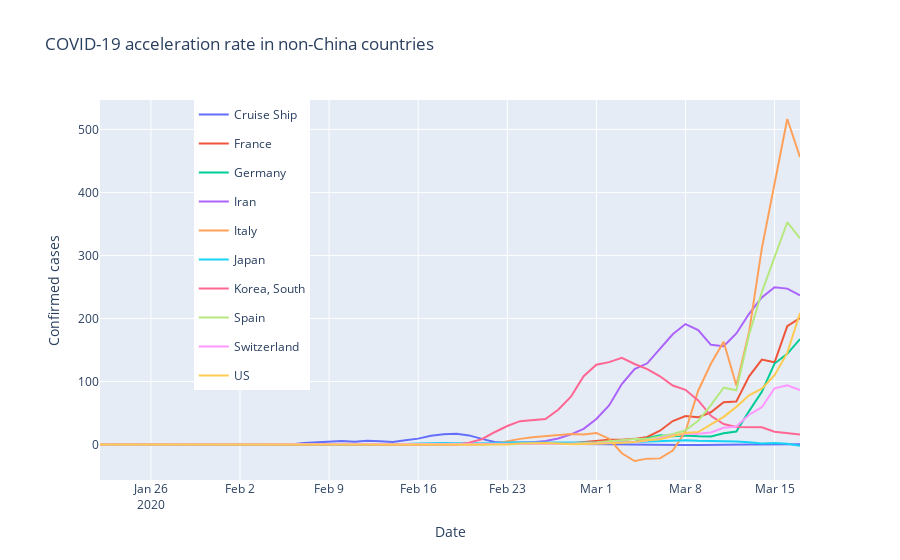

The cell this chart's notebook holds for it:
### Markdown cell above
<a id='plot_top_countries_acceleration'></a>
### Plot Acceleration for Top Countries

### Code cell
layout = go.Layout(title="COVID-19 acceleration rate in non-China countries", margin={"l": 100, "r": 100},
                   colorway=["#287D95", "#EF533B"], legend={"x": 0.7, "y": 1, 'orientation': "h"},
                   yaxis={'title': 'Confirmed cases'},
                   yaxis2={'title': 'Growth/Accel rate in cases', 'overlaying': 'y', 'side': 'right', "showgrid": False},
                   xaxis={"title": "Date"},
                   height=1000)

fig = go.Figure(data=traces_acceleration, layout=layout)
fig.show()
